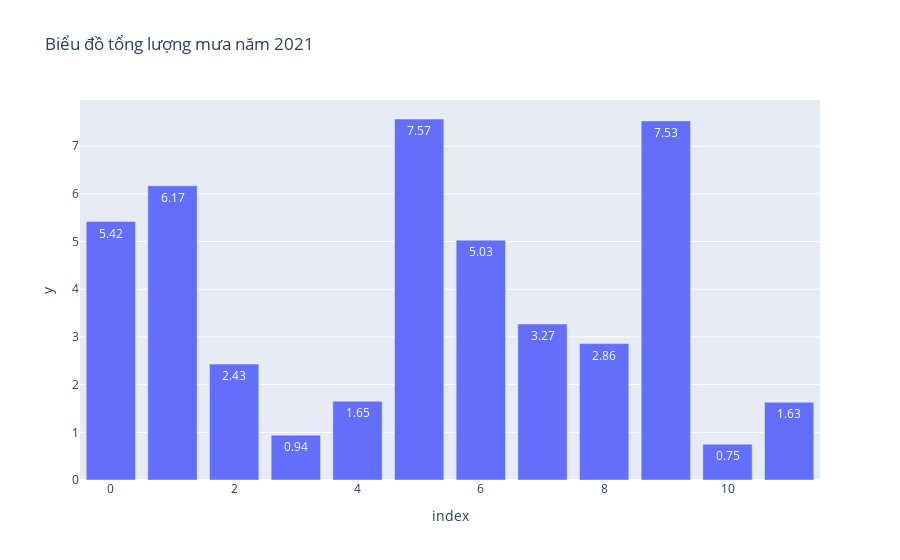

Write notebook code for a chart like this one.
### Code cell
year = 2021
df_y = df[df.index.year == year]
monthly = df_y.resample('M').sum()
fig = px.bar(monthly.index.month, y=monthly['prcp'], title = f'Biểu đồ tổng lượng mưa năm {year}', text_auto=True)
fig.show()

### Figure 1 — Plotly figure (JSON) as saved in the notebook; plotly's stock layout.template omitted (floating-point values rounded to 4 significant figures)
{"data": [{"alignmentgroup": "True", "hovertemplate": "index=%{x}<br>y=%{y}<extra></extra>", "legendgroup": "", "marker": {"color": "#636efa", "pattern": {"shape": ""}}, "name": "", "offsetgroup": "", "orientation": "v", "showlegend": false, "textposition": "auto", "texttemplate": "%{y}", "type": "bar", "x": [0, 1, 2, 3, 4, 5, 6, 7, 8, 9, 10, 11], "xaxis": "x", "y": [5.42, 6.17, 2.43, 0.94, 1.65, 7.57, 5.03, 3.27, 2.86, 7.53, 0.75, 1.63], "yaxis": "y"}], "layout": {"barmode": "relative", "legend": {"tracegroupgap": 0}, "title": {"text": "Biểu đồ tổng lượng mưa năm 2021"}, "xaxis": {"anchor": "y", "domain": [0, 1], "title": {"text": "index"}}, "yaxis": {"anchor": "x", "domain": [0, 1], "title": {"text": "y"}}}}
